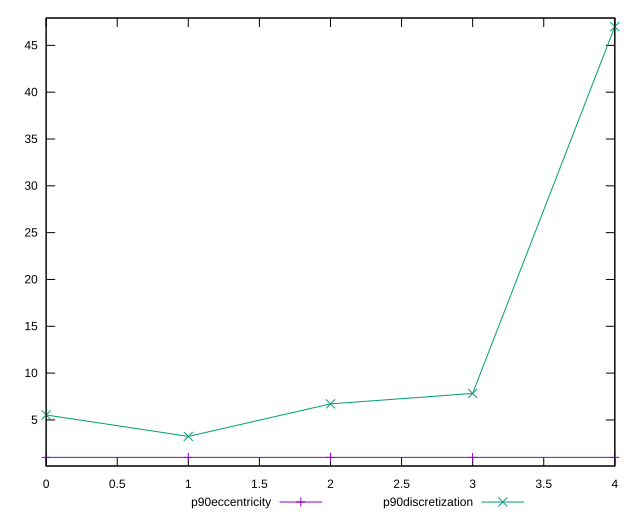

This chart was generated by the following gnuplot code:
reset

$p90Eccentricity <<EOF
0 1.0000000000000007
1 1.0000000000000002
2 0.9999999999999996
3 1.0000000000000002
4 1.0000000000000002
EOF

$p90Discretization <<EOF
0 5.529411764705882
1 3.2413793103448274
2 6.714285714285714
3 7.833333333333333
4 47
EOF

set key outside below
set xrange [0:4]
set yrange [0.07999999999999952:47.92]
set trange [0.07999999999999952:47.92]
set terminal svg size 640, 520 enhanced background rgb 'white'
set output "report_00018_2021-02-10T15-25-16.877Z/uses-text-compression/progression/eccentricity.svg"

plot $p90Eccentricity title "p90eccentricity" with linespoints, \
     $p90Discretization title "p90discretization" with linespoints

reset
